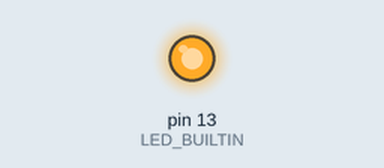
This sketch was run on a simulated Arduino Uno, built for the host (arithmetic inside an expression is 32-bit, double 64-bit). On the bench: output pins drawn as LEDs (lit = HIGH). Random numbers use the default seed unless the sketch sets one; what the sketch prints to the serial monitor is not drawn.

Above: at 0.1 s.
At 9.6 s:
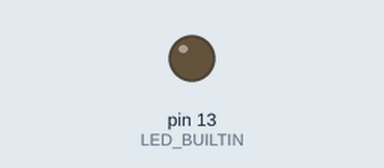
Timing chart, 0 to 11.1 s (numbered marks = the images above):
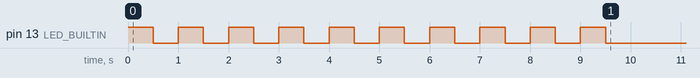

The sketch:

correct_resnet1_final_exit_class_4.ino
```cpp
/*
 * Auto-generated Arduino runner: correct_resnet1_final_exit_class_4
 *
 * Copy this file and all files from the generated code directory
 * into a single Arduino sketch folder named "correct_resnet1_final_exit_class_4".
 * (Folder name must match the .ino filename.)
 *
 * Board: Arduino Giga R1  (FQBN: arduino:mbed_giga:giga)
 *
 * Compile check (no upload):
 *   arduino-cli compile --fqbn arduino:mbed_giga:giga correct_resnet1_final_exit_class_4/
 *
 * Model I/O:
 *   Input  (NCHW): [1, 6, 7, 256]  ->  NHWC flat: 10752 floats
 *   Output        : [1, 5]  ->  5 class scores
 */

#include "model.h"

// ---------------------------------------------------------------------------
// Buffer sizes
// ---------------------------------------------------------------------------
#define INPUT_SIZE  10752   // 1 * 7 * 256 * 6  (NHWC)
#define OUTPUT_SIZE 5

// Global arrays — keeps them off the stack (avoids stack overflow)
static float input_buf[INPUT_SIZE];
static float output_buf[OUTPUT_SIZE];
static bool  _done = false;

// ---------------------------------------------------------------------------
// setup
// ---------------------------------------------------------------------------
void setup() {
    pinMode(LED_BUILTIN, OUTPUT);

    // Slow blink = setup started
    for (int i = 0; i < 10; i++) {
        digitalWrite(LED_BUILTIN, HIGH); delay(500);
        digitalWrite(LED_BUILTIN, LOW);  delay(500);
    }
    Serial.begin(115200);
    // unsigned long start = millis();
    while (!Serial) {}

    // Seed RNG from a floating ADC pin (unconnected = noise)
    randomSeed(analogRead(A0));

    // Fill input with random floats in [-1.0, 1.0]
    // Replace this block with real sensor data in your application.
    for (int i = 0; i < INPUT_SIZE; ++i) {
        // random(-1000, 1001) gives integers in [-1000, 1000]
        input_buf[i] = (float)random(-1000, 1001) / 1000.0f;
    }

    Serial.println("Input buffer filled with random data.");
    Serial.println("Running model_forward...");
    Serial.println();
}

// ---------------------------------------------------------------------------
// loop — runs inference once, then halts
// ---------------------------------------------------------------------------
void loop() {
    if (_done) return;
    _done = true;

    // model_forward prints profiling checkpoints (Serial.print) internally
    model_forward(input_buf, output_buf);

    // Print output class scores
    Serial.println();
    Serial.println("Output scores:");
    for (int i = 0; i < OUTPUT_SIZE; ++i) {
        Serial.print("  class ");
        Serial.print(i);
        Serial.print(": ");
        Serial.println(output_buf[i], 6);
    }

    // Find argmax
    int best = 0;
    for (int i = 1; i < OUTPUT_SIZE; ++i) {
        if (output_buf[i] > output_buf[best]) best = i;
    }
    Serial.print("Predicted class: ");
    Serial.println(best);
}
```

model.cpp
```cpp
// Auto-generated model implementation
// DO NOT EDIT

// Input shape  (NCHW): [1, 6, 7, 256]
// Output shape: [1, 5]

#include <Arduino.h>

#include "model.h"
#include "weights.h"
#include "nn_ops_float.h"

#include <string.h>

void model_forward(const float* input, float* output) {
    unsigned long _t_start, _t_end;
    _t_start = micros();
    static float slot_0[2016];
    static float slot_1[2016];
    static float slot_2[2016];

    // stem_conv [conv2d]
    conv2d_nhwc(input, 7, 256, 6, stem_conv_weight, 5, 5, 4, NULL, 2, 2, 0, slot_0);
    // stem_bn [batchnorm]
    batchnorm2d_nhwc(slot_0, 2, 126, 4, stem_bn_gamma, stem_bn_beta, stem_bn_mean, stem_bn_var, 1e-05f, slot_1);
    // stem_relu [relu]
    relu(slot_1, 1008);
    // stage0_block0_conv1 [conv2d]
    conv2d_nhwc(slot_1, 2, 126, 4, stage0_block0_conv1_weight, 3, 3, 4, NULL, 1, 1, 1, slot_0);
    // stage0_block0_bn1 [batchnorm]
    batchnorm2d_nhwc(slot_0, 2, 126, 4, stage0_block0_bn1_gamma, stage0_block0_bn1_beta, stage0_block0_bn1_mean, stage0_block0_bn1_var, 1e-05f, slot_2);
    // stage0_block0_relu1 [relu]
    relu(slot_2, 1008);
    // stage0_block0_conv2 [conv2d]
    conv2d_nhwc(slot_2, 2, 126, 4, stage0_block0_conv2_weight, 3, 3, 4, NULL, 1, 1, 1, slot_0);
    // stage0_block0_bn2 [batchnorm]
    batchnorm2d_nhwc(slot_0, 2, 126, 4, stage0_block0_bn2_gamma, stage0_block0_bn2_beta, stage0_block0_bn2_mean, stage0_block0_bn2_var, 1e-05f, slot_2);
    // add [add]
    for (int i = 0; i < 1008; ++i) {
        slot_0[i] = slot_2[i] + slot_1[i];
    }
    // stage0_block0_relu2 [relu]
    relu(slot_0, 1008);
    // stage0_block1_conv1 [conv2d]
    conv2d_nhwc(slot_0, 2, 126, 4, stage0_block1_conv1_weight, 3, 3, 4, NULL, 1, 1, 1, slot_1);
    // stage0_block1_bn1 [batchnorm]
    batchnorm2d_nhwc(slot_1, 2, 126, 4, stage0_block1_bn1_gamma, stage0_block1_bn1_beta, stage0_block1_bn1_mean, stage0_block1_bn1_var, 1e-05f, slot_2);
    // stage0_block1_relu1 [relu]
    relu(slot_2, 1008);
    // stage0_block1_conv2 [conv2d]
    conv2d_nhwc(slot_2, 2, 126, 4, stage0_block1_conv2_weight, 3, 3, 4, NULL, 1, 1, 1, slot_1);
    // stage0_block1_bn2 [batchnorm]
    batchnorm2d_nhwc(slot_1, 2, 126, 4, stage0_block1_bn2_gamma, stage0_block1_bn2_beta, stage0_block1_bn2_mean, stage0_block1_bn2_var, 1e-05f, slot_2);
    // add_1 [add]
    for (int i = 0; i < 1008; ++i) {
        slot_1[i] = slot_2[i] + slot_0[i];
    }
    // stage0_block1_relu2 [relu]
    relu(slot_1, 1008);
    // stage1_block0_shortcut_conv [conv2d]
    conv2d_nhwc(slot_1, 2, 126, 4, stage1_block0_shortcut_conv_weight, 1, 1, 8, NULL, 1, 1, 0, slot_0);
    // stage1_block0_shortcut_bn [batchnorm]
    batchnorm2d_nhwc(slot_0, 2, 126, 8, stage1_block0_shortcut_bn_gamma, stage1_block0_shortcut_bn_beta, stage1_block0_shortcut_bn_mean, stage1_block0_shortcut_bn_var, 1e-05f, slot_2);
    // stage1_block0_conv1 [conv2d]
    conv2d_nhwc(slot_1, 2, 126, 4, stage1_block0_conv1_weight, 3, 3, 8, NULL, 1, 1, 1, slot_0);
    // stage1_block0_bn1 [batchnorm]
    batchnorm2d_nhwc(slot_0, 2, 126, 8, stage1_block0_bn1_gamma, stage1_block0_bn1_beta, stage1_block0_bn1_mean, stage1_block0_bn1_var, 1e-05f, slot_1);
    // stage1_block0_relu1 [relu]
    relu(slot_1, 2016);
    // stage1_block0_conv2 [conv2d]
    conv2d_nhwc(slot_1, 2, 126, 8, stage1_block0_conv2_weight, 3, 3, 8, NULL, 1, 1, 1, slot_0);
    // stage1_block0_bn2 [batchnorm]
    batchnorm2d_nhwc(slot_0, 2, 126, 8, stage1_block0_bn2_gamma, stage1_block0_bn2_beta, stage1_block0_bn2_mean, stage1_block0_bn2_var, 1e-05f, slot_1);
    // add_2 [add]
    for (int i = 0; i < 2016; ++i) {
        slot_0[i] = slot_1[i] + slot_2[i];
    }
    // stage1_block0_relu2 [relu]
    relu(slot_0, 2016);
    // stage1_block1_conv1 [conv2d]
    conv2d_nhwc(slot_0, 2, 126, 8, stage1_block1_conv1_weight, 3, 3, 8, NULL, 1, 1, 1, slot_1);
    // stage1_block1_bn1 [batchnorm]
    batchnorm2d_nhwc(slot_1, 2, 126, 8, stage1_block1_bn1_gamma, stage1_block1_bn1_beta, stage1_block1_bn1_mean, stage1_block1_bn1_var, 1e-05f, slot_2);
    // stage1_block1_relu1 [relu]
    relu(slot_2, 2016);
    // stage1_block1_conv2 [conv2d]
    conv2d_nhwc(slot_2, 2, 126, 8, stage1_block1_conv2_weight, 3, 3, 8, NULL, 1, 1, 1, slot_1);
    // stage1_block1_bn2 [batchnorm]
    batchnorm2d_nhwc(slot_1, 2, 126, 8, stage1_block1_bn2_gamma, stage1_block1_bn2_beta, stage1_block1_bn2_mean, stage1_block1_bn2_var, 1e-05f, slot_2);
    // add_3 [add]
    for (int i = 0; i < 2016; ++i) {
        slot_1[i] = slot_2[i] + slot_0[i];
    }
    // stage1_block1_relu2 [relu]
    relu(slot_1, 2016);
    // stage2_block0_shortcut_conv [conv2d]
    conv2d_nhwc(slot_1, 2, 126, 8, stage2_block0_shortcut_conv_weight, 1, 1, 16, NULL, 2, 2, 0, slot_0);
    // stage2_block0_shortcut_bn [batchnorm]
    batchnorm2d_nhwc(slot_0, 1, 63, 16, stage2_block0_shortcut_bn_gamma, stage2_block0_shortcut_bn_beta, stage2_block0_shortcut_bn_mean, stage2_block0_shortcut_bn_var, 1e-05f, slot_2);
    // stage2_block0_conv1 [conv2d]
    conv2d_nhwc(slot_1, 2, 126, 8, stage2_block0_conv1_weight, 3, 3, 16, NULL, 2, 2, 1, slot_0);
    // stage2_block0_bn1 [batchnorm]
    batchnorm2d_nhwc(slot_0, 1, 63, 16, stage2_block0_bn1_gamma, stage2_block0_bn1_beta, stage2_block0_bn1_mean, stage2_block0_bn1_var, 1e-05f, slot_1);
    // stage2_block0_relu1 [relu]
    relu(slot_1, 1008);
    // stage2_block0_conv2 [conv2d]
    conv2d_nhwc(slot_1, 1, 63, 16, stage2_block0_conv2_weight, 3, 3, 16, NULL, 1, 1, 1, slot_0);
    // stage2_block0_bn2 [batchnorm]
    batchnorm2d_nhwc(slot_0, 1, 63, 16, stage2_block0_bn2_gamma, stage2_block0_bn2_beta, stage2_block0_bn2_mean, stage2_block0_bn2_var, 1e-05f, slot_1);
    // add_4 [add]
    for (int i = 0; i < 1008; ++i) {
        slot_0[i] = slot_1[i] + slot_2[i];
    }
    // stage2_block0_relu2 [relu]
    relu(slot_0, 1008);
    // stage2_block1_conv1 [conv2d]
    conv2d_nhwc(slot_0, 1, 63, 16, stage2_block1_conv1_weight, 3, 3, 16, NULL, 1, 1, 1, slot_1);
    // stage2_block1_bn1 [batchnorm]
    batchnorm2d_nhwc(slot_1, 1, 63, 16, stage2_block1_bn1_gamma, stage2_block1_bn1_beta, stage2_block1_bn1_mean, stage2_block1_bn1_var, 1e-05f, slot_2);
    // stage2_block1_relu1 [relu]
    relu(slot_2, 1008);
    // stage2_block1_conv2 [conv2d]
    conv2d_nhwc(slot_2, 1, 63, 16, stage2_block1_conv2_weight, 3, 3, 16, NULL, 1, 1, 1, slot_1);
    // stage2_block1_bn2 [batchnorm]
    batchnorm2d_nhwc(slot_1, 1, 63, 16, stage2_block1_bn2_gamma, stage2_block1_bn2_beta, stage2_block1_bn2_mean, stage2_block1_bn2_var, 1e-05f, slot_2);
    // add_5 [add]
    for (int i = 0; i < 1008; ++i) {
        slot_1[i] = slot_2[i] + slot_0[i];
    }
    // stage2_block1_relu2 [relu]
    relu(slot_1, 1008);
    // avgpool [adaptive_avg_pool]
    global_average_pool_2d(slot_1, 1, 63, 16, slot_0);
    // view [method_view]
    memcpy(slot_1, slot_0, 16 * sizeof(float));
    // fc1 [linear]
    dense(slot_1, 16, fc1_weight, fc1_bias, 64, slot_0);
    // fc1_relu [relu]
    relu(slot_0, 64);
    // fc2 [linear]
    dense(slot_0, 64, fc2_weight, fc2_bias, 5, slot_1);
    // final_softmax [softmax]
    memcpy(slot_0, slot_1, 5 * sizeof(float));
    softmax(slot_0, 5);
    _t_end = micros();
    Serial.print("Final Exit: ");
    Serial.print((_t_end - _t_start) / 1000.0f, 2);
    Serial.println(" ms");
    memcpy(output, slot_0, 5 * sizeof(float));
}
```

model.h
```cpp
// Auto-generated model header
// DO NOT EDIT

#ifndef MODEL_H_
#define MODEL_H_

#include <stddef.h>

// =============================================================================
// IMPORTANT: Input Layout
// =============================================================================
// This model expects input in NHWC format (batch, height, width, channels).
// PyTorch uses NCHW format. Convert before calling:
//   PyTorch: input.permute(0, 2, 3, 1).numpy().flatten()
// =============================================================================

// Input: x
// Output: final_softmax

// Main model inference function
void model_forward(const float* input, float* output);

#endif // MODEL_H_
```

nn_ops_float.h
```cpp
// Minimal TensorFlow-like ops implemented in portable C for embedded targets.
// Layout: NHWC for tensors. Convolutions are standard cross-correlation (TF style).
// No dynamic allocation; callers provide output buffers.
// All functions use float for simplicity; adapt to fixed-point as needed.

#ifndef NN_OPS_FLOAT_H_
#define NN_OPS_FLOAT_H_

#include <math.h>
#include <stddef.h>

// Clamp helper
static inline int clamp_int(int v, int lo, int hi) { return v < lo ? lo : (v > hi ? hi : v); }

// Conv2D (NHWC input, HWIO filters)
// in:  [H, W, C_in]
// filt:[K_h, K_w, C_in, C_out]
// bias:[C_out]
// out: [H_out, W_out, C_out]
// Stride: (stride_h, stride_w), Padding: SAME or VALID (string)
static inline void conv2d_nhwc(
    const float* in, int in_h, int in_w, int in_c,
    const float* filt, int k_h, int k_w, int out_c,
    const float* bias,
    int stride_h, int stride_w,
    int pad_same, // 1 for SAME, 0 for VALID
    float* out)
{
    int out_h, out_w;
    if (pad_same) {
        out_h = (in_h + stride_h - 1) / stride_h;
        out_w = (in_w + stride_w - 1) / stride_w;
    } else {
        out_h = (in_h - k_h) / stride_h + 1;
        out_w = (in_w - k_w) / stride_w + 1;
    }

    int pad_h_total = pad_same ? ((out_h - 1) * stride_h + k_h - in_h) : 0;
    int pad_w_total = pad_same ? ((out_w - 1) * stride_w + k_w - in_w) : 0;
    int pad_top = pad_h_total / 2;
    int pad_left = pad_w_total / 2;

    for (int oh = 0; oh < out_h; ++oh) {
        for (int ow = 0; ow < out_w; ++ow) {
            for (int oc = 0; oc < out_c; ++oc) {
                float acc = bias ? bias[oc] : 0.0f;
                for (int kh = 0; kh < k_h; ++kh) {
                    int ih = oh * stride_h + kh - pad_top;
                    if (ih < 0 || ih >= in_h) continue;
                    for (int kw = 0; kw < k_w; ++kw) {
                        int iw = ow * stride_w + kw - pad_left;
                        if (iw < 0 || iw >= in_w) continue;
                        const float* in_px = in + ((ih * in_w + iw) * in_c);
                        const float* f_base = filt + (((kh * k_w + kw) * in_c) * out_c + oc);
                        for (int ic = 0; ic < in_c; ++ic) {
                            acc += in_px[ic] * f_base[ic * out_c];
                        }
                    }
                }
                out[((oh * out_w + ow) * out_c) + oc] = acc;
            }
        }
    }
}

// ReLU
static inline void relu(float* x, int n) {
    for (int i = 0; i < n; ++i) x[i] = x[i] > 0.0f ? x[i] : 0.0f;
}

// Dense (fully connected): y = xW + b
// x: [in_features]
// W: [in_features, out_features] row-major (in_features major)
// b: [out_features]
static inline void dense(const float* x, int in_features,
                         const float* W, const float* b,
                         int out_features,
                         float* y) {
    for (int o = 0; o < out_features; ++o) {
        float acc = b ? b[o] : 0.0f;
        const float* w_col = W + o; // access W[i * out_features + o]
        for (int i = 0; i < in_features; ++i) {
            acc += x[i] * w_col[i * out_features];
        }
        y[o] = acc;
    }
}

// GlobalAveragePool2D over H and W for NHWC
// in: [H, W, C]
// out: [C]
static inline void global_average_pool_2d(const float* in, int h, int w, int c, float* out) {
    for (int ch = 0; ch < c; ++ch) out[ch] = 0.0f;
    const int n = h * w;
    for (int ih = 0; ih < h; ++ih) {
        for (int iw = 0; iw < w; ++iw) {
            const float* px = in + ((ih * w + iw) * c);
            for (int ch = 0; ch < c; ++ch) out[ch] += px[ch];
        }
    }
    const float inv = n > 0 ? 1.0f / (float)n : 0.0f;
    for (int ch = 0; ch < c; ++ch) out[ch] *= inv;
}

// AdaptiveAvgPool2d((1,1)): same as global average pool over H,W for NHWC
// in:  [in_h, in_w, in_c]
// out: [in_c]
static inline void adaptive_avg_pool_2d_1x1(const float* in, int in_h, int in_w, int in_c, float* out) {
    global_average_pool_2d(in, in_h, in_w, in_c, out);
}

// Flatten: copy n floats from src to dst (for view/flatten after pooling)
static inline void flatten(const float* src, int n, float* dst) {
    for (int i = 0; i < n; ++i) dst[i] = src[i];
}

// Softmax over last dimension
static inline void softmax(float* x, int n) {
    if (n <= 0) return;
    float maxv = x[0];
    for (int i = 1; i < n; ++i) if (x[i] > maxv) maxv = x[i];
    float sum = 0.0f;
    for (int i = 0; i < n; ++i) {
        x[i] = expf(x[i] - maxv);
        sum += x[i];
    }
    const float inv = sum > 0 ? 1.0f / sum : 0.0f;
    for (int i = 0; i < n; ++i) x[i] *= inv;
}

// Mean reduction over spatial dimensions (H, W) for NHWC
// Used for global average pooling or mean(dim=[2,3]) in PyTorch
// in:  [H, W, C] - 3D tensor in NHWC format (batch dimension removed)
// out: [C] - 1D tensor with channel means
// This is equivalent to global_average_pool_2d but named for clarity
static inline void mean_hwc(const float* in, int h, int w, int c, float* out) {
    const int n = h * w;
    // Initialize output to zero
    for (int ch = 0; ch < c; ++ch) {
        out[ch] = 0.0f;
    }
    // Sum over all spatial positions
    for (int ih = 0; ih < h; ++ih) {
        for (int iw = 0; iw < w; ++iw) {
            const float* px = in + ((ih * w + iw) * c);
            for (int ch = 0; ch < c; ++ch) {
                out[ch] += px[ch];
            }
        }
    }
    // Divide by number of elements
    const float inv = n > 0 ? 1.0f / (float)n : 0.0f;
    for (int ch = 0; ch < c; ++ch) {
        out[ch] *= inv;
    }
}

// BatchNorm2D for NHWC
// in:  [H, W, C]
// gamma: [C] (scale)
// beta:  [C] (bias)
// mean:  [C] (running mean)
// var:   [C] (running variance)
// out:  [H, W, C]
static inline void batchnorm2d_nhwc(
    const float* in, int h, int w, int c,
    const float* gamma, const float* beta,
    const float* mean, const float* var,
    float eps,
    float* out)
{
    const int n = h * w;
    for (int ih = 0; ih < h; ++ih) {
        for (int iw = 0; iw < w; ++iw) {
            const float* in_px = in + ((ih * w + iw) * c);
            float* out_px = out + ((ih * w + iw) * c);
            for (int ch = 0; ch < c; ++ch) {
                float normalized = (in_px[ch] - mean[ch]) / sqrtf(var[ch] + eps);
                out_px[ch] = gamma[ch] * normalized + beta[ch];
            }
        }
    }
}

#endif // NN_OPS_FLOAT_H_
```

Source omitted: weights.h (194238 bytes)
